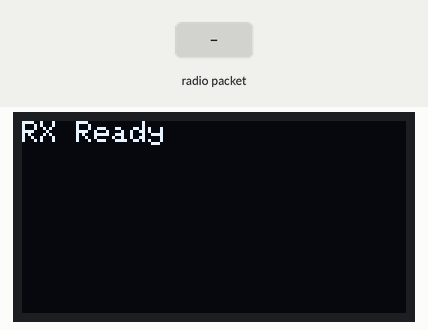
A sketch run on a simulated Arduino Uno, built with avr-gcc and run on an emulated ATmega328P. Parts: 128×64 one-colour display. The inputs (shaded band) are chosen by the test bench. No radio packets arrive unless stated; what the sketch prints to the serial monitor is not drawn.

Above: at 1.2 s.
1.3 s: radio packet "1" arrives
At 1.9 s:
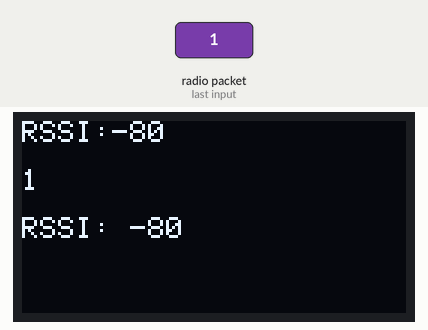
2.8 s: radio packet "0" arrives
At 3.1 s:
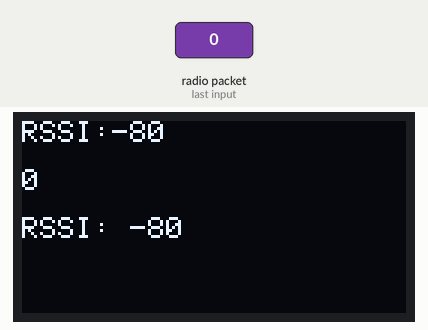
4.3 s: radio packet "2" arrives
Timing chart, 0 to 7.3 s (numbered marks = the images above; inputs shaded):
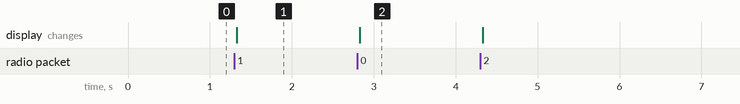

Measured:
- after the input at 1.3 s, the display: changes at once (image 1)
- after the input at 2.8 s, the display: changes at once (image 2)

The sketch:

RX.ino
```cpp
/*
  RX.ino – LoRa GPS Receiver
  Hardware : Arduino Uno + SX1278 433 MHz LoRa + SSD1306 OLED (I2C 128×64)
  Role     : Receive LoRa packets, display on OLED, stamp RSSI, forward over USB-Serial

  Fixes applied:
    • last_display_attempt initialised to millis() inside setup() when
      display.begin() fails, so the first retry is deferred by the full
      30 seconds instead of firing immediately on the first loop() tick.
    • RSSI value appended to forwarded packet replaces the TX-side placeholder.
*/

#include <SPI.h>
#include <LoRa.h>
#include <Wire.h>
#include <Adafruit_GFX.h>
#include <Adafruit_SSD1306.h>

// ── Pin definitions ────────────────────────────────────────────────────────
static const int LORA_SS  = 10;
static const int LORA_RST = 9;
static const int LORA_DI0 = 2;

static const long LORA_FREQ = 433E6;

// ── OLED ───────────────────────────────────────────────────────────────────
#define SCREEN_W 128
#define SCREEN_H  64
#define OLED_ADDR 0x3C
#define OLED_RETRY_MS 30000UL   // 30 s between OLED re-init attempts

Adafruit_SSD1306 display(SCREEN_W, SCREEN_H, &Wire, -1);

// ── State ──────────────────────────────────────────────────────────────────
static bool     displayOK           = false;
static unsigned long last_display_attempt = 0;  // set in setup() on failure

// ── Helpers ────────────────────────────────────────────────────────────────

static bool initDisplay() {
    return display.begin(SSD1306_SWITCHCAPVCC, OLED_ADDR);
}

static void showOnDisplay(const String& top, const String& bottom, int rssi) {
    if (!displayOK) return;
    display.clearDisplay();
    display.setTextSize(1);
    display.setTextColor(SSD1306_WHITE);
    display.setCursor(0, 0);  display.println(top);
    display.setCursor(0, 16); display.println(bottom);
    display.setCursor(0, 32); display.print("RSSI: "); display.println(rssi);
    display.display();
}

// ── Setup ──────────────────────────────────────────────────────────────────
void setup() {
    Serial.begin(9600);

    LoRa.setPins(LORA_SS, LORA_RST, LORA_DI0);
    if (!LoRa.begin(LORA_FREQ)) {
        Serial.println("LoRa init failed");
        while (true);
    }

    // Attempt OLED init; if it fails, set retry timer to NOW so the first
    // retry happens after OLED_RETRY_MS, not immediately on the first loop().
    displayOK = initDisplay();
    if (displayOK) {
        display.clearDisplay();
        display.setTextSize(1);
        display.setTextColor(SSD1306_WHITE);
        display.setCursor(0, 0);
        display.println("RX Ready");
        display.display();
    } else {
        Serial.println("OLED not found – will retry in 30 s");
        last_display_attempt = millis();   // ← FIX: defer first retry
    }

    Serial.println("RX ready");
}

// ── Main loop ──────────────────────────────────────────────────────────────
void loop() {
    // ── OLED graceful-degradation retry ──────────────────────────────────
    if (!displayOK) {
        if (millis() - last_display_attempt >= OLED_RETRY_MS) {
            last_display_attempt = millis();
            displayOK = initDisplay();
            if (displayOK) {
                Serial.println("OLED recovered");
            } else {
                Serial.println("OLED still absent – next retry in 30 s");
            }
        }
    }

    // ── Receive packet ────────────────────────────────────────────────────
    int packetSize = LoRa.parsePacket();
    if (packetSize == 0) return;

    String incoming = "";
    while (LoRa.available())
        incoming += (char)LoRa.read();

    int rssi = LoRa.packetRssi();

    // Replace the TX-side placeholder RSSI:0 with actual RSSI
    int rssiIdx = incoming.lastIndexOf("RSSI:");
    if (rssiIdx >= 0) {
        incoming = incoming.substring(0, rssiIdx) + "RSSI:" + String(rssi);
    } else {
        // Append if no placeholder present (legacy TX firmware)
        incoming += ",RSSI:" + String(rssi);
    }

    // Forward to PC via USB-Serial for server.py to consume
    Serial.println(incoming);

    // Display summary on OLED
    // Try to extract lat/lng from CSV (fields 1 & 2 for seq packets, 0 & 1 legacy)
    String latStr = "", lngStr = "";
    int c1 = incoming.indexOf(',');
    if (c1 >= 0) {
        // Check if first field is a number (seq) or coordinate
        String field0 = incoming.substring(0, c1);
        bool isSeq = true;
        for (char c : field0) {
            if (!isDigit(c)) { isSeq = false; break; }
        }
        if (isSeq) {
            int c2 = incoming.indexOf(',', c1 + 1);
            int c3 = incoming.indexOf(',', c2 + 1);
            latStr = incoming.substring(c1 + 1, c2);
            lngStr = incoming.substring(c2 + 1, c3);
        } else {
            int c2 = incoming.indexOf(',', c1 + 1);
            latStr = incoming.substring(0, c1);
            lngStr = incoming.substring(c1 + 1, c2);
        }
    }
    showOnDisplay(latStr, lngStr, rssi);
}
```
